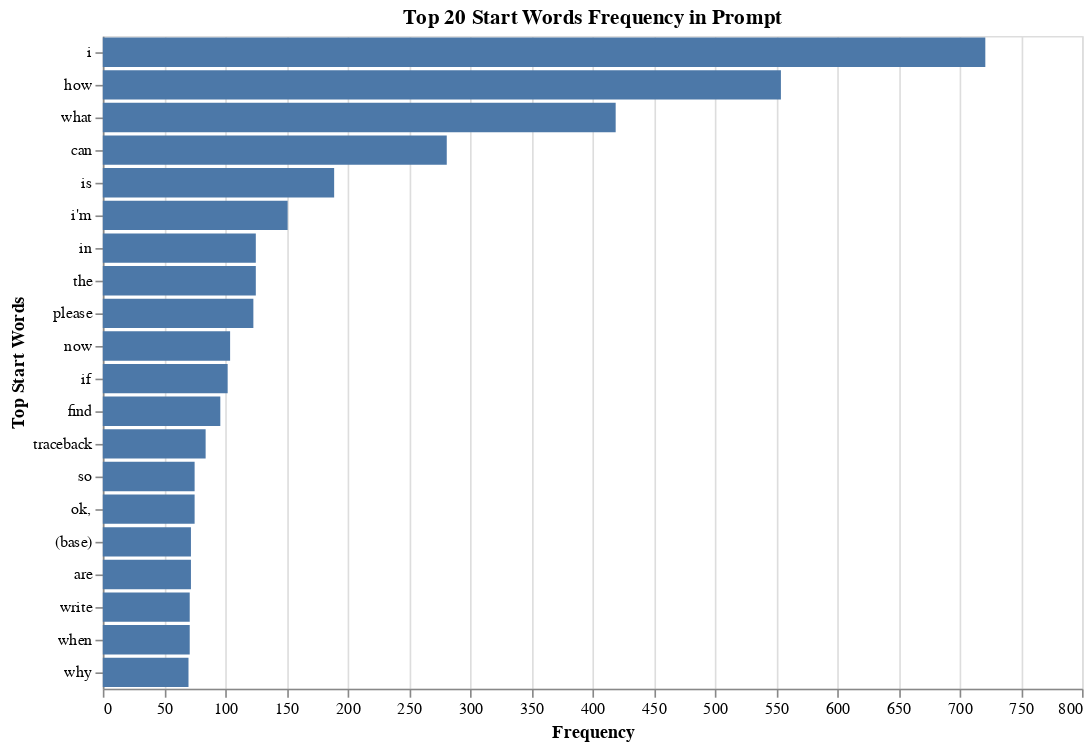
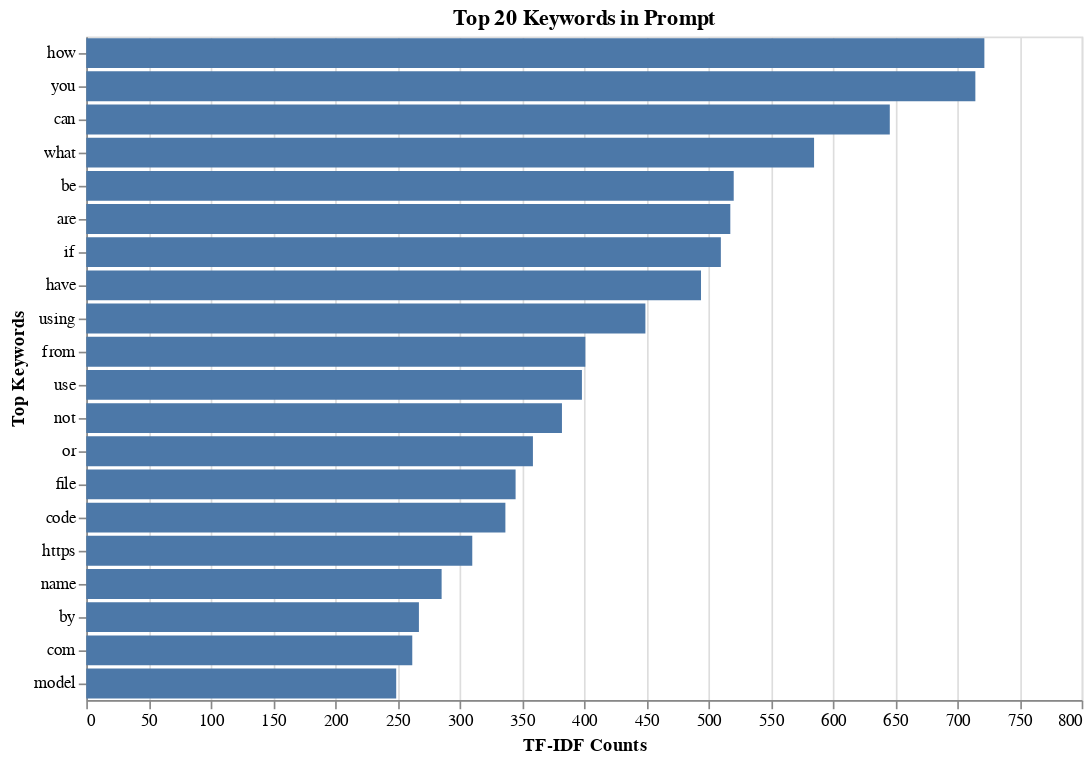

Write notebook code for charts like these, in order.
### Markdown cell above
### 2. Can we identify patterns in the prompts developers use when interacting with ChatGPT, and do these patterns correlate with the success of issue resolution?

### Code cell
import pandas as pd
import numpy as np
import re
from collections import Counter
from sklearn.feature_extraction.text import TfidfVectorizer
import matplotlib.pyplot as plt
import altair as alt

# Initialize lists to collect extracted data
Type_list = []
Number_list = []
Conversations_num_list = []
PromptLength_list = []
ResponseLength_list = []
FirstWord_list = []
PromptText_list = []  # Store prompts for later TF-IDF analysis
ClosedAt_list = []
State_list = []

# Iterate through the rows of the DataFrame
for i in range(len(combined_df)):
    row = combined_df.iloc[i]
    type_value = row.get("Type", "unknown")
    number = row.get("Number", 0)
    closed_at = row.get("ClosedAt", "unknown")
    state = row.get("State", "unknown")
    
    ChatgptSharing = row.get("ChatgptSharing", [])
    total_conversations = 0  # Counter for the number of conversations in a record
    
    for item in ChatgptSharing:
        Conversations = item.get("Conversations", [])
        total_conversations += len(Conversations)
        
        for conv in Conversations:
            prompt = conv.get("Prompt", "")
            answer = conv.get("Answer", "")
            
            # Token count using split()
            prompt_length = len(prompt)
            response_length = len(answer)
            
            # Extract first word of the prompt
            first_word = prompt.split()[0].lower() if prompt.split() else "unknown"
            
            # Append data
            Type_list.append(type_value)
            Number_list.append(number)
            Conversations_num_list.append(total_conversations)
            PromptLength_list.append(prompt_length)
            ResponseLength_list.append(response_length)
            FirstWord_list.append(first_word)
            PromptText_list.append(prompt)
            ClosedAt_list.append(closed_at)
            State_list.append(state)

# Create DataFrame
extracted_data = {
    "Type": Type_list,
    "Number": Number_list,
    "PromptLength": PromptLength_list,
    "ResponseLength": ResponseLength_list,
    "FirstWord": FirstWord_list,
    "PromptText": PromptText_list,
    "ClosedAt": ClosedAt_list,
    "State": State_list
}
df = pd.DataFrame(extracted_data)

# Count first word occurrences
first_word_counts = df["FirstWord"].value_counts()

# Convert first word counts to DataFrame for visualization
first_word_df = pd.DataFrame({"Start Word": first_word_counts.index, "Counts": first_word_counts.values})

# Create bar chart using Altair for start words
start_word_chart = alt.Chart(first_word_df.head(20)).mark_bar().encode(
    x=alt.X("Counts:Q", title="Frequency"),
    y=alt.Y("Start Word:N", sort="-x", title="Top Start Words"),
    tooltip=["Start Word", "Counts"]
).properties(
    title="Top 20 Start Words Frequency in Prompt",
    width=600,
    height=400
)

start_word_chart.show()

# TF-IDF Vectorization
stop_words = ["the", "is", "in", "and", "to", "a", "of", "for", "on", "with", "this", "that", "it", "as", "at", "an"]  # Ensure stop words are in list format
tfidf_vectorizer = TfidfVectorizer(stop_words=stop_words, max_features=50)
X_tfidf = tfidf_vectorizer.fit_transform(df["PromptText"])
feature_names = np.array(tfidf_vectorizer.get_feature_names_out())

# Get top words and their counts from TF-IDF
tfidf_sums = X_tfidf.sum(axis=0).A1  # Sum each column (word frequency across all prompts)
top_words_df = pd.DataFrame({"Top Keywords": feature_names, "Counts": tfidf_sums}).sort_values(by="Counts", ascending=False)


# Create bar chart using Altair for TF-IDF words
chart = alt.Chart(top_words_df.head(20)).mark_bar().encode(
    x=alt.X("Counts:Q", title="TF-IDF Counts"),
    y=alt.Y("Top Keywords:N", sort="-x", title="Top Keywords"),
    tooltip=["Top Keywords", "Counts"]
).properties(
    title="Top 20 Keywords in Prompt ",
    width=600,
    height=400
)

chart.show()

### Figure 1 — Vega-Lite specification as saved in the notebook (floating-point values rounded to 4 significant figures)
{"config": {"view": {"continuousWidth": 300, "continuousHeight": 300}}, "data": {"name": "data-8dcc1c948683e3cfafb3fa8b29d2452a"}, "mark": {"type": "bar"}, "encoding": {"tooltip": [{"field": "Start Word", "type": "nominal"}, {"field": "Counts", "type": "quantitative"}], "x": {"field": "Counts", "title": "Frequency", "type": "quantitative"}, "y": {"field": "Start Word", "sort": "-x", "title": "Top Start Words", "type": "nominal"}}, "height": 400, "title": "Top 20 Start Words Frequency in Prompt", "width": 600, "$schema": "https://vega.github.io/schema/vega-lite/v5.20.1.json", "datasets": {"data-8dcc1c948683e3cfafb3fa8b29d2452a": [{"Start Word": "i", "Counts": 721}, {"Start Word": "how", "Counts": 554}, {"Start Word": "what", "Counts": 419}, {"Start Word": "can", "Counts": 281}, {"Start Word": "is", "Counts": 189}, {"Start Word": "i'm", "Counts": 151}, {"Start Word": "in", "Counts": 125}, {"Start Word": "the", "Counts": 125}, {"Start Word": "please", "Counts": 123}, {"Start Word": "now", "Counts": 104}, {"Start Word": "if", "Counts": 102}, {"Start Word": "find", "Counts": 96}, {"Start Word": "traceback", "Counts": 84}, {"Start Word": "so", "Counts": 75}, {"Start Word": "ok,", "Counts": 75}, {"Start Word": "(base)", "Counts": 72}, {"Start Word": "are", "Counts": 72}, {"Start Word": "write", "Counts": 71}, {"Start Word": "when", "Counts": 71}, {"Start Word": "why", "Counts": 70}]}}

### Figure 2 — Vega-Lite specification as saved in the notebook (floating-point values rounded to 4 significant figures)
{"config": {"view": {"continuousWidth": 300, "continuousHeight": 300}}, "data": {"name": "data-90f3bfb5452dd8c68a09dc422ff9bfd2"}, "mark": {"type": "bar"}, "encoding": {"tooltip": [{"field": "Top Keywords", "type": "nominal"}, {"field": "Counts", "type": "quantitative"}], "x": {"field": "Counts", "title": "TF-IDF Counts", "type": "quantitative"}, "y": {"field": "Top Keywords", "sort": "-x", "title": "Top Keywords", "type": "nominal"}}, "height": 400, "title": "Top 20 Keywords in Prompt ", "width": 600, "$schema": "https://vega.github.io/schema/vega-lite/v5.20.1.json", "datasets": {"data-90f3bfb5452dd8c68a09dc422ff9bfd2": [{"Top Keywords": "how", "Counts": 721.8}, {"Top Keywords": "you", "Counts": 714.6}, {"Top Keywords": "can", "Counts": 645.8}, {"Top Keywords": "what", "Counts": 584.9}, {"Top Keywords": "be", "Counts": 520.4}, {"Top Keywords": "are", "Counts": 517.6}, {"Top Keywords": "if", "Counts": 510.0}, {"Top Keywords": "have", "Counts": 494.1}, {"Top Keywords": "using", "Counts": 449.4}, {"Top Keywords": "from", "Counts": 401.1}, {"Top Keywords": "use", "Counts": 398.4}, {"Top Keywords": "not", "Counts": 382.3}, {"Top Keywords": "or", "Counts": 359.0}, {"Top Keywords": "file", "Counts": 345.0}, {"Top Keywords": "code", "Counts": 336.8}, {"Top Keywords": "https", "Counts": 310.2}, {"Top Keywords": "name", "Counts": 285.6}, {"Top Keywords": "by", "Counts": 267.3}, {"Top Keywords": "com", "Counts": 262.0}, {"Top Keywords": "model", "Counts": 249.1}]}}
